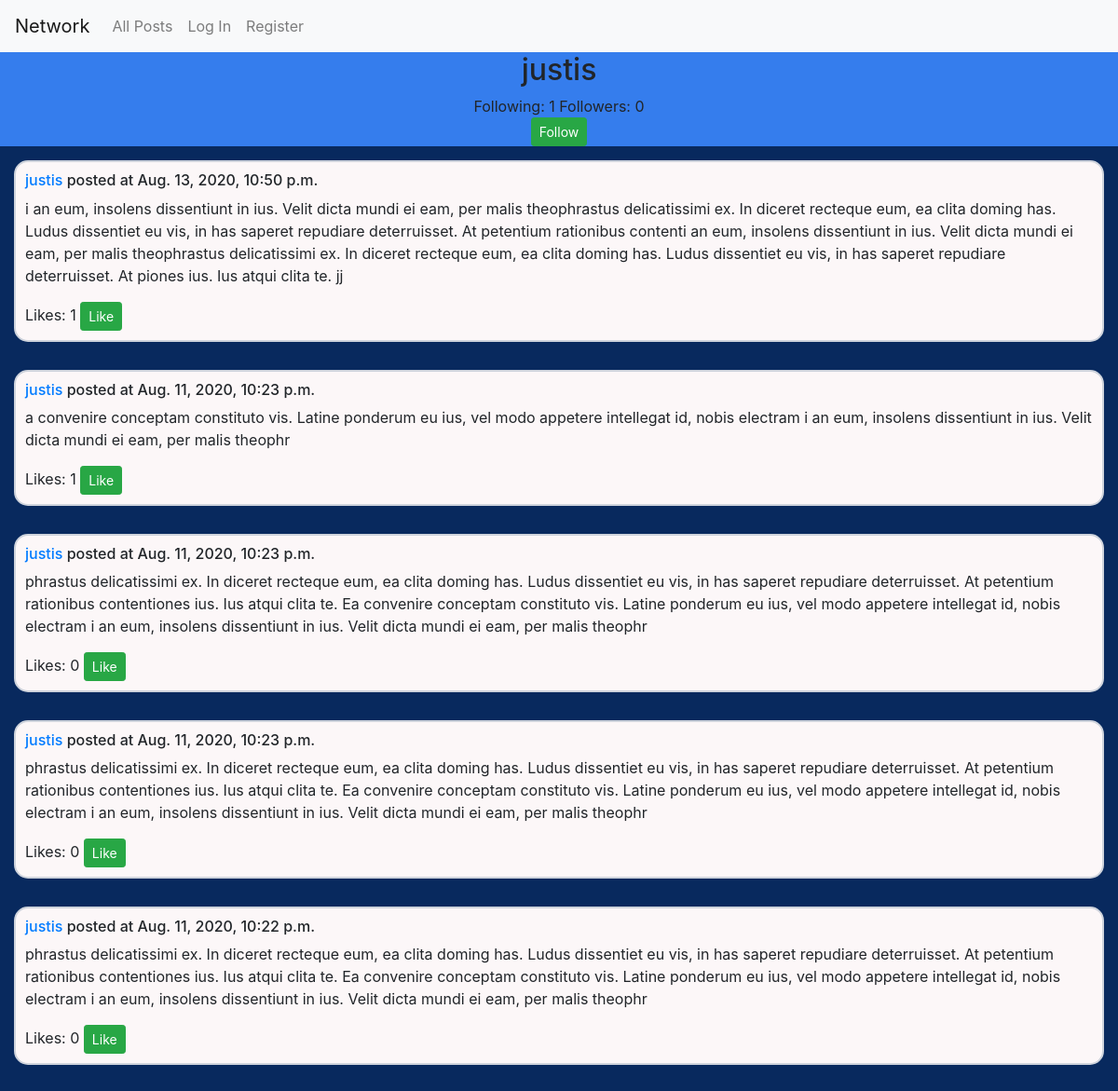
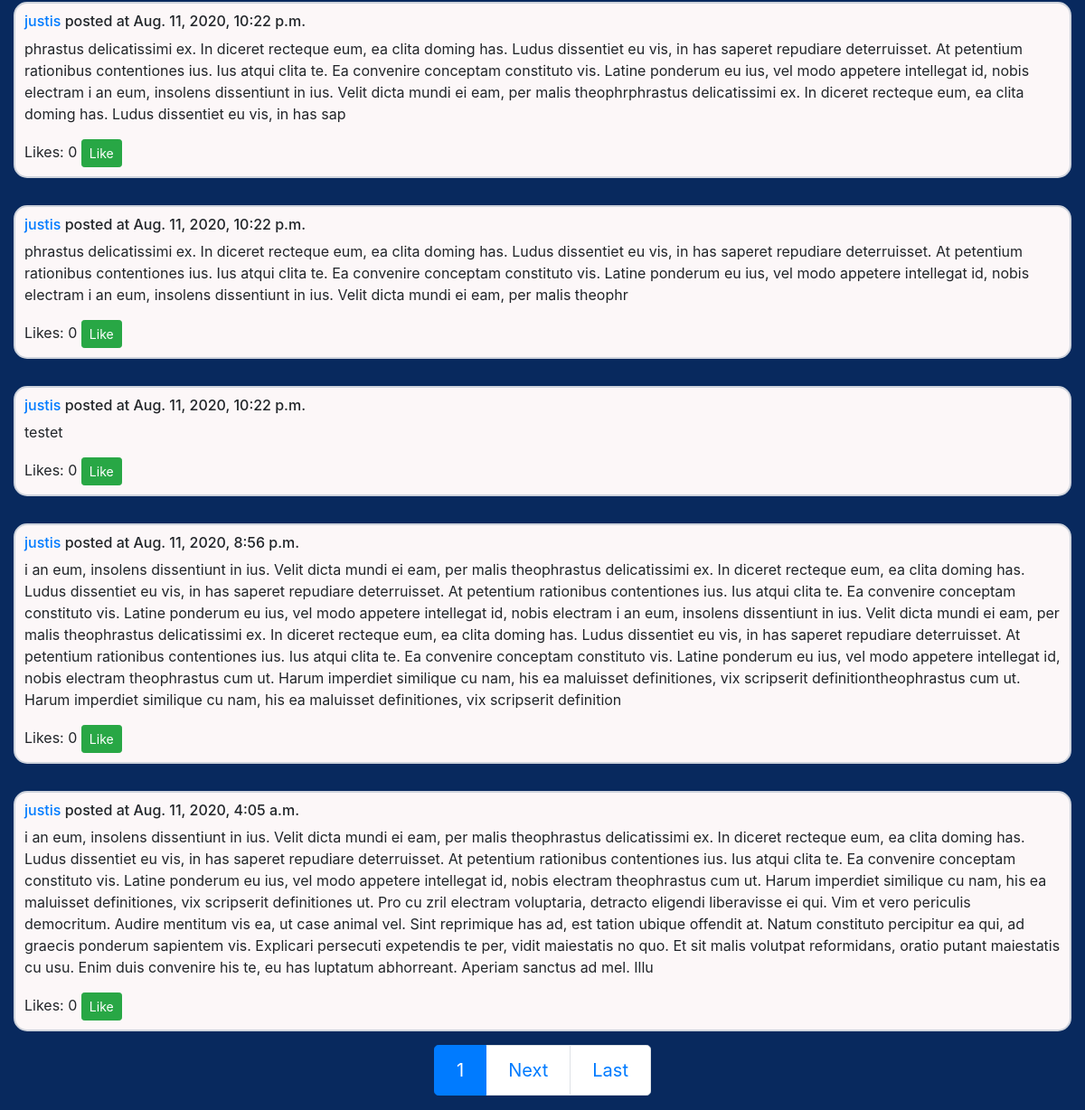
Screenshot of /profile/justis with the database file from the repository (2 pictures, top to bottom).
### network/models.py (models this page shows)
class User(AbstractUser):
    pass

class Post(models.Model):
    user = models.ForeignKey(
        User,
        on_delete=models.CASCADE
    )
    date = models.DateTimeField(auto_now_add=True)
    text = models.TextField(max_length=500)
    likes = models.ManyToManyField(
        User,
        related_name='likes',
        blank=True
    )

### network/views.py (the view)
# urls.py: path("profile/<str:username>", views.profile, name="profile"),
def profile(request, username):
    profile_user = User.objects.filter(username=username).annotate(
        num_targets=Count("targets"),
        num_followers=Count("followers")
        ).first()
    posts = Post.objects.order_by("-date").filter(user=profile_user).annotate(
        num_likes=Count("likes")
    )
    user = request.user
    follow = profile_user.followers.filter(follower_id=user.id)
    if follow:
        is_following = True
    else:
        is_following = False
    paginator = Paginator(posts, 10) # Show 10 posts per page.
    page_number = request.GET.get("page")
    page_obj = paginator.get_page(page_number)
    return render(request, "network/profile.html", {
        "profile_user": profile_user,
        "is_following": is_following,
        "page_obj": page_obj,
    })

### network/templates/network/profile.html (shortened to what this page needs)
{% extends "network/layout.html" %}
{% block body %}
    <div class="body-container">
        <div class="profile-container">
            <h2>{{ profile_user.username }}</h2>
            <div class="follow-container">
                <span>Following: {{ profile_user.num_targets }}</span>
                <span>Followers: {{ profile_user.num_followers }}</span>
            </div>
            {% if user.username != profile_user.username %}
                {% if is_following %}
                    <button type="button" onclick="followUser(this)" data-user="{{ profile_user.username }}" data-following="true" class="btn btn-secondary btn-sm">Unfollow</button>
                {% else %}
                    <button type="button" onclick="followUser(this)" data-user="{{ profile_user.username }}" data-following="false" class="btn btn-success btn-sm">Follow</button>
                {% endif %}
            {% endif %}
        </div>
        <div class="posts-container">
        {% for post in page_obj %}
            <div class="post-container" data-post="{{ post.id }}">
                <div class="post">
                    <h6><a href="profile/{{ post.user }}">{{ post.user }}</a> posted at {{ post.date}}</h6>
                    <p class="post-text">{{ post.text }}</p>
                    <span>Likes: </span>
                    <span class="num-likes">{{ post.num_likes }}</span>
                    {% if user != post.user %}
                        {% if user in post.likes.all %}
                            <button type="button" onclick="likePost(this)" data-liked="true" class="btn btn-secondary btn-sm">Unlike</button>
                        {% else %}
                            <button type="button" onclick="likePost(this)" data-liked="false" class="btn btn-success btn-sm">Like</button>
                        {% endif %}
                    {% else %}
                        <button type="button" onclick="editPost(this)" value="open" class="btn btn-success btn-sm">Edit Post</button>
                    {% endif %}
                </div>
            </div>
        {% endfor %}
            <nav class="paginator" aria-label="...">
                <ul class="pagination pagination-lg">
                    <li class="page-item active" aria-current="page">
                        <span class="page-link">
                            {{ page_obj.number }}
                        </span>
                    </li>
                    {% if page_obj.has_next %}
                        <li class="page-item"><a class="page-link" href="?page={{ page_obj.next_page_number }}">Next</a></li>
                        <li class="page-item"><a class="page-link" href="?page={{ page_obj.paginator.num_pages }}">Last</a></li>
                    {% endif %}
                </ul>
            </nav>
        </div>
    </div>
{% endblock %}

### network/static/network/styles.css (style rules this page uses)
* { margin: 0; padding: 0; box-sizing: border-box; }
body { min-height: 100vh; width: 100%; background-color: #08295E; }
p { word-wrap:break-word; }
.body-container { background-color: #08295E; display: flex; flex-direction: column; justify-content: flex-start; align-items: stretch; height: 100%; max-width: 100%; }
.posts-container { background-color: #08295E; display: flex; flex-direction: column; justify-content: space-evenly; align-items: stretch; }
.profile-container { background-color: #357DED; display: flex; flex-direction: column; justify-content: space-evenly; align-items: center; }
.post-container { background-color: #FCF7F8; border: 2px solid #CED3DC; border-radius: 15px; padding: 10px; margin: 15px; }
.paginator { align-self: center; }

### rows the page displays
User: username "justis", num_targets "1", num_followers "0"
Post: user "justis", date "Aug. 13, 2020, 10:50 p.m.", text "i an eum, insolens dissentiunt in ius. Velit dicta mundi ei eam, per malis theophrastus delicatissimi ex. In diceret recteque eum, ea clita doming has. Ludus dissentiet eu vis, in has saperet repudiare deterruisset. At petentium rationibus contenti an eum, insolens dissentiunt in ius. Velit dicta mundi ei eam, per malis theophrastus delicatissimi ex. In diceret recteque eum, ea clita doming has. Ludus dissentiet eu vis, in has saperet repudiare deterruisset. At piones ius. Ius atqui clita te. jj", num_likes "1", shows "Like"
Post: user "justis", date "Aug. 11, 2020, 10:23 p.m.", text "a convenire conceptam constituto vis. Latine ponderum eu ius, vel modo appetere intellegat id, nobis electram i an eum, insolens dissentiunt in ius. Velit dicta mundi ei eam, per malis theophr", num_likes "1", shows "Like"
Post: user "justis", date "Aug. 11, 2020, 10:23 p.m.", text "phrastus delicatissimi ex. In diceret recteque eum, ea clita doming has. Ludus dissentiet eu vis, in has saperet repudiare deterruisset. At petentium rationibus contentiones ius. Ius atqui clita te. Ea convenire conceptam constituto vis. Latine ponderum eu ius, vel modo appetere intellegat id, nobis electram i an eum, insolens dissentiunt in ius. Velit dicta mundi ei eam, per malis theophr", num_likes "0", shows "Like"
Post: user "justis", date "Aug. 11, 2020, 10:23 p.m.", text "phrastus delicatissimi ex. In diceret recteque eum, ea clita doming has. Ludus dissentiet eu vis, in has saperet repudiare deterruisset. At petentium rationibus contentiones ius. Ius atqui clita te. Ea convenire conceptam constituto vis. Latine ponderum eu ius, vel modo appetere intellegat id, nobis electram i an eum, insolens dissentiunt in ius. Velit dicta mundi ei eam, per malis theophr", num_likes "0", shows "Like"
Post: user "justis", date "Aug. 11, 2020, 10:22 p.m.", text "phrastus delicatissimi ex. In diceret recteque eum, ea clita doming has. Ludus dissentiet eu vis, in has saperet repudiare deterruisset. At petentium rationibus contentiones ius. Ius atqui clita te. Ea convenire conceptam constituto vis. Latine ponderum eu ius, vel modo appetere intellegat id, nobis electram i an eum, insolens dissentiunt in ius. Velit dicta mundi ei eam, per malis theophr", num_likes "0", shows "Like"
Post: user "justis", date "Aug. 11, 2020, 10:22 p.m.", text "phrastus delicatissimi ex. In diceret recteque eum, ea clita doming has. Ludus dissentiet eu vis, in has saperet repudiare deterruisset. At petentium rationibus contentiones ius. Ius atqui clita te. Ea convenire conceptam constituto vis. Latine ponderum eu ius, vel modo appetere intellegat id, nobis electram i an eum, insolens dissentiunt in ius. Velit dicta mundi ei eam, per malis theophrphrastus delicatissimi ex. In diceret recteque eum, ea clita doming has. Ludus dissentiet eu vis, in has sap", num_likes "0", shows "Like"
Post: user "justis", date "Aug. 11, 2020, 10:22 p.m.", text "phrastus delicatissimi ex. In diceret recteque eum, ea clita doming has. Ludus dissentiet eu vis, in has saperet repudiare deterruisset. At petentium rationibus contentiones ius. Ius atqui clita te. Ea convenire conceptam constituto vis. Latine ponderum eu ius, vel modo appetere intellegat id, nobis electram i an eum, insolens dissentiunt in ius. Velit dicta mundi ei eam, per malis theophr", num_likes "0", shows "Like"
Post: user "justis", date "Aug. 11, 2020, 10:22 p.m.", text "testet", num_likes "0", shows "Like"
Post: user "justis", date "Aug. 11, 2020, 8:56 p.m.", text "i an eum, insolens dissentiunt in ius. Velit dicta mundi ei eam, per malis theophrastus delicatissimi ex. In diceret recteque eum, ea clita doming has. Ludus dissentiet eu vis, in has saperet repudiare deterruisset. At petentium rationibus contentiones ius. Ius atqui clita te. Ea convenire conceptam constituto vis. Latine ponderum eu ius, vel modo appetere intellegat id, nobis electram i an eum, insolens dissentiunt in ius. Velit dicta mundi ei eam, per malis theophrastus delicatissimi ex. In diceret recteque eum, ea clita doming has. Ludus dissentiet eu vis, in has saperet repudiare deterruisset. At petentium rationibus contentiones ius. Ius atqui clita te. Ea convenire conceptam…", num_likes "0", shows "Like"
Post: user "justis", date "Aug. 11, 2020, 4:05 a.m.", text "i an eum, insolens dissentiunt in ius. Velit dicta mundi ei eam, per malis theophrastus delicatissimi ex. In diceret recteque eum, ea clita doming has. Ludus dissentiet eu vis, in has saperet repudiare deterruisset. At petentium rationibus contentiones ius. Ius atqui clita te. Ea convenire conceptam constituto vis. Latine ponderum eu ius, vel modo appetere intellegat id, nobis electram theophrastus cum ut. Harum imperdiet similique cu nam, his ea maluisset definitiones, vix scripserit definitiones ut. Pro cu zril electram voluptaria, detracto eligendi liberavisse ei qui. Vim et vero periculis democritum. Audire mentitum vis ea, ut case animal vel. Sint reprimique has ad, est tation ubique…", num_likes "0", shows "Like"

### other values shown
{{ page_obj.number }} "1"
